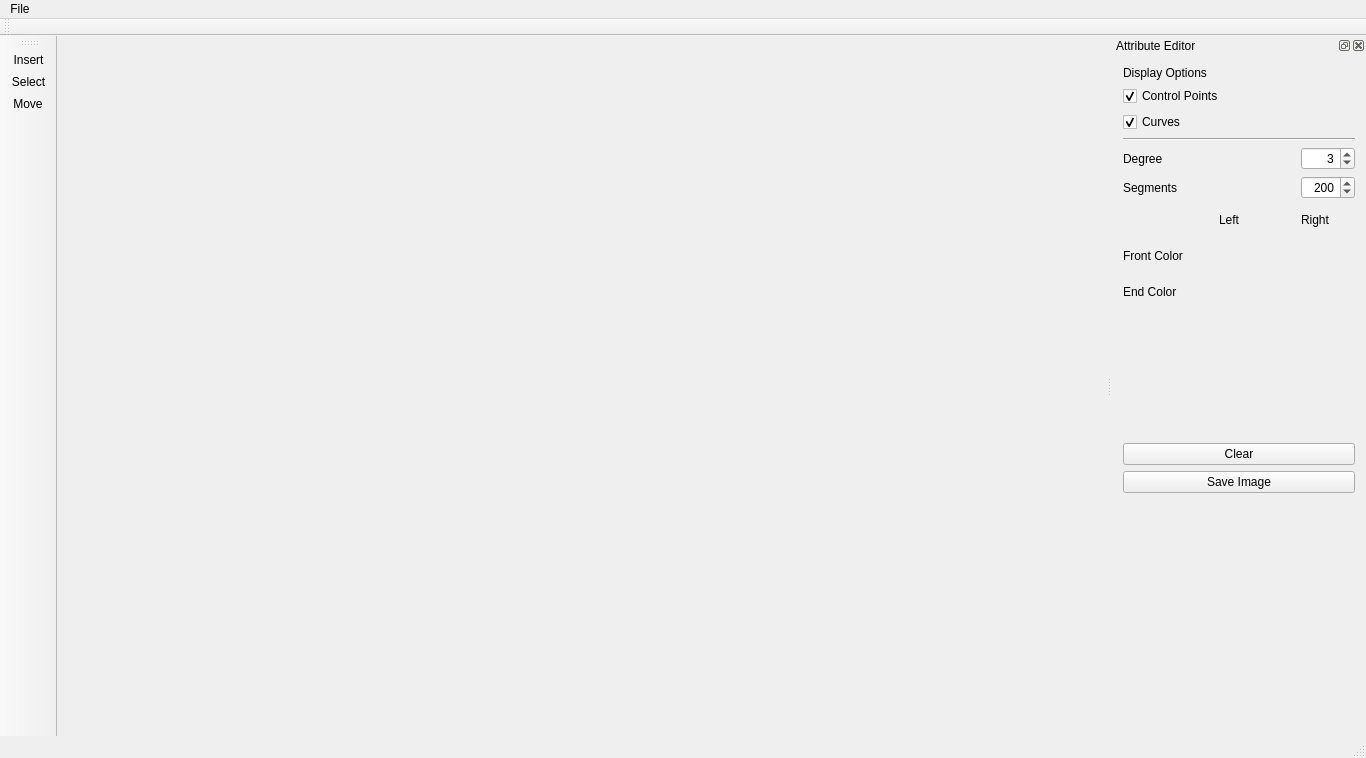
<?xml version="1.0" encoding="UTF-8"?>
<ui version="4.0">
 <class>MainWindowClass</class>
 <widget class="QMainWindow" name="MainWindowClass">
  <property name="geometry">
   <rect>
    <x>0</x>
    <y>0</y>
    <width>1366</width>
    <height>758</height>
   </rect>
  </property>
  <property name="windowTitle">
   <string>Curve Editor</string>
  </property>
  <property name="styleSheet">
   <string notr="true"/>
  </property>
  <widget class="QWidget" name="centralWidget">
   <layout class="QHBoxLayout" name="horizontalLayout">
    <item>
     <layout class="QVBoxLayout" name="ogl_layout"/>
    </item>
   </layout>
  </widget>
  <widget class="QMenuBar" name="menuBar">
   <property name="geometry">
    <rect>
     <x>0</x>
     <y>0</y>
     <width>1366</width>
     <height>21</height>
    </rect>
   </property>
   <widget class="QMenu" name="menuFile">
    <property name="title">
     <string>File</string>
    </property>
    <addaction name="actionNew"/>
    <addaction name="actionOpen"/>
    <addaction name="actionSave"/>
    <addaction name="actionExport"/>
    <addaction name="separator"/>
    <addaction name="actionExit"/>
   </widget>
   <addaction name="menuFile"/>
  </widget>
  <widget class="QToolBar" name="mainToolBar">
   <attribute name="toolBarArea">
    <enum>LeftToolBarArea</enum>
   </attribute>
   <attribute name="toolBarBreak">
    <bool>false</bool>
   </attribute>
   <addaction name="actionInsert"/>
   <addaction name="actionSelect"/>
   <addaction name="actionMove"/>
  </widget>
  <widget class="QStatusBar" name="statusBar"/>
  <widget class="QToolBar" name="toolBar">
   <property name="windowTitle">
    <string>toolBar</string>
   </property>
   <attribute name="toolBarArea">
    <enum>TopToolBarArea</enum>
   </attribute>
   <attribute name="toolBarBreak">
    <bool>false</bool>
   </attribute>
  </widget>
  <widget class="QDockWidget" name="attr_editor">
   <property name="windowTitle">
    <string>Attribute Editor</string>
   </property>
   <attribute name="dockWidgetArea">
    <number>2</number>
   </attribute>
   <widget class="QWidget" name="dockWidgetContents">
    <layout class="QVBoxLayout" name="verticalLayout">
     <item>
      <layout class="QVBoxLayout" name="verticalLayout_2">
       <item>
        <widget class="QLabel" name="label">
         <property name="text">
          <string>Display Options</string>
         </property>
        </widget>
       </item>
       <item>
        <widget class="QCheckBox" name="disp_ctrl_pts">
         <property name="text">
          <string>Control Points</string>
         </property>
         <property name="checked">
          <bool>true</bool>
         </property>
        </widget>
       </item>
       <item>
        <widget class="QCheckBox" name="disp_curves">
         <property name="text">
          <string>Curves</string>
         </property>
         <property name="checked">
          <bool>true</bool>
         </property>
        </widget>
       </item>
      </layout>
     </item>
     <item>
      <widget class="Line" name="line">
       <property name="orientation">
        <enum>Qt::Horizontal</enum>
       </property>
      </widget>
     </item>
     <item>
      <layout class="QGridLayout" name="gridLayout">
       <item row="1" column="2">
        <widget class="QSpinBox" name="seg_val">
         <property name="alignment">
          <set>Qt::AlignRight|Qt::AlignTrailing|Qt::AlignVCenter</set>
         </property>
         <property name="minimum">
          <number>1</number>
         </property>
         <property name="maximum">
          <number>9999</number>
         </property>
         <property name="singleStep">
          <number>20</number>
         </property>
         <property name="value">
          <number>200</number>
         </property>
        </widget>
       </item>
       <item row="1" column="0">
        <widget class="QLabel" name="seg_label">
         <property name="text">
          <string>Segments</string>
         </property>
        </widget>
       </item>
       <item row="0" column="0">
        <widget class="QLabel" name="degree_label">
         <property name="text">
          <string>Degree</string>
         </property>
        </widget>
       </item>
       <item row="0" column="2">
        <widget class="QSpinBox" name="degree_val">
         <property name="alignment">
          <set>Qt::AlignRight|Qt::AlignTrailing|Qt::AlignVCenter</set>
         </property>
         <property name="minimum">
          <number>1</number>
         </property>
         <property name="maximum">
          <number>8</number>
         </property>
         <property name="value">
          <number>3</number>
         </property>
        </widget>
       </item>
       <item row="0" column="1">
        <spacer name="degree_spacer">
         <property name="orientation">
          <enum>Qt::Horizontal</enum>
         </property>
         <property name="sizeHint" stdset="0">
          <size>
           <width>40</width>
           <height>20</height>
          </size>
         </property>
        </spacer>
       </item>
      </layout>
     </item>
     <item>
      <layout class="QGridLayout" name="color_grid">
       <item row="1" column="0">
        <widget class="QLabel" name="label_2">
         <property name="text">
          <string>Front Color</string>
         </property>
        </widget>
       </item>
       <item row="3" column="0">
        <spacer name="verticalSpacer_2">
         <property name="orientation">
          <enum>Qt::Vertical</enum>
         </property>
         <property name="sizeHint" stdset="0">
          <size>
           <width>20</width>
           <height>40</height>
          </size>
         </property>
        </spacer>
       </item>
       <item row="1" column="2" alignment="Qt::AlignHCenter|Qt::AlignVCenter">
        <widget class="QPushButton" name="fc_rt_color">
         <property name="minimumSize">
          <size>
           <width>30</width>
           <height>30</height>
          </size>
         </property>
         <property name="maximumSize">
          <size>
           <width>30</width>
           <height>30</height>
          </size>
         </property>
         <property name="autoFillBackground">
          <bool>true</bool>
         </property>
         <property name="text">
          <string/>
         </property>
         <property name="flat">
          <bool>true</bool>
         </property>
        </widget>
       </item>
       <item row="2" column="0">
        <widget class="QLabel" name="label_3">
         <property name="text">
          <string>End Color</string>
         </property>
        </widget>
       </item>
       <item row="0" column="2">
        <widget class="QLabel" name="label_5">
         <property name="minimumSize">
          <size>
           <width>80</width>
           <height>30</height>
          </size>
         </property>
         <property name="text">
          <string>Right</string>
         </property>
         <property name="alignment">
          <set>Qt::AlignCenter</set>
         </property>
        </widget>
       </item>
       <item row="0" column="1">
        <widget class="QLabel" name="label_4">
         <property name="minimumSize">
          <size>
           <width>80</width>
           <height>30</height>
          </size>
         </property>
         <property name="text">
          <string>Left</string>
         </property>
         <property name="alignment">
          <set>Qt::AlignCenter</set>
         </property>
        </widget>
       </item>
       <item row="1" column="1" alignment="Qt::AlignHCenter|Qt::AlignVCenter">
        <widget class="QPushButton" name="fc_lf_color">
         <property name="enabled">
          <bool>true</bool>
         </property>
         <property name="minimumSize">
          <size>
           <width>30</width>
           <height>30</height>
          </size>
         </property>
         <property name="maximumSize">
          <size>
           <width>30</width>
           <height>30</height>
          </size>
         </property>
         <property name="cursor">
          <cursorShape>ArrowCursor</cursorShape>
         </property>
         <property name="autoFillBackground">
          <bool>true</bool>
         </property>
         <property name="text">
          <string/>
         </property>
         <property name="checkable">
          <bool>false</bool>
         </property>
         <property name="autoRepeat">
          <bool>false</bool>
         </property>
         <property name="flat">
          <bool>true</bool>
         </property>
        </widget>
       </item>
       <item row="2" column="1" alignment="Qt::AlignHCenter|Qt::AlignVCenter">
        <widget class="QPushButton" name="ec_lf_color">
         <property name="minimumSize">
          <size>
           <width>30</width>
           <height>30</height>
          </size>
         </property>
         <property name="maximumSize">
          <size>
           <width>30</width>
           <height>30</height>
          </size>
         </property>
         <property name="autoFillBackground">
          <bool>true</bool>
         </property>
         <property name="text">
          <string/>
         </property>
         <property name="flat">
          <bool>true</bool>
         </property>
        </widget>
       </item>
       <item row="2" column="2" alignment="Qt::AlignHCenter|Qt::AlignVCenter">
        <widget class="QPushButton" name="ec_rt_color">
         <property name="minimumSize">
          <size>
           <width>30</width>
           <height>30</height>
          </size>
         </property>
         <property name="maximumSize">
          <size>
           <width>30</width>
           <height>30</height>
          </size>
         </property>
         <property name="autoFillBackground">
          <bool>true</bool>
         </property>
         <property name="text">
          <string/>
         </property>
         <property name="flat">
          <bool>true</bool>
         </property>
        </widget>
       </item>
      </layout>
     </item>
     <item>
      <layout class="QGridLayout" name="gridLayout_2">
       <item row="0" column="0">
        <widget class="QPushButton" name="clear_button">
         <property name="text">
          <string>Clear</string>
         </property>
        </widget>
       </item>
       <item row="1" column="0">
        <widget class="QPushButton" name="saveImg_button">
         <property name="text">
          <string>Save Image</string>
         </property>
        </widget>
       </item>
      </layout>
     </item>
     <item>
      <layout class="QVBoxLayout" name="verticalLayout_4">
       <item>
        <spacer name="horizontalSpacer">
         <property name="orientation">
          <enum>Qt::Horizontal</enum>
         </property>
         <property name="sizeHint" stdset="0">
          <size>
           <width>40</width>
           <height>20</height>
          </size>
         </property>
        </spacer>
       </item>
       <item>
        <spacer name="verticalSpacer">
         <property name="orientation">
          <enum>Qt::Vertical</enum>
         </property>
         <property name="sizeHint" stdset="0">
          <size>
           <width>205</width>
           <height>108</height>
          </size>
         </property>
        </spacer>
       </item>
      </layout>
     </item>
    </layout>
   </widget>
  </widget>
  <action name="actionNew">
   <property name="text">
    <string>New</string>
   </property>
   <property name="shortcut">
    <string>Ctrl+N</string>
   </property>
  </action>
  <action name="actionOpen">
   <property name="text">
    <string>Open</string>
   </property>
   <property name="shortcut">
    <string>Ctrl+O</string>
   </property>
  </action>
  <action name="actionExit">
   <property name="text">
    <string>Exit</string>
   </property>
   <property name="shortcut">
    <string>Ctrl+Q</string>
   </property>
  </action>
  <action name="actionSave">
   <property name="text">
    <string>Save</string>
   </property>
   <property name="shortcut">
    <string>Ctrl+S</string>
   </property>
  </action>
  <action name="actionSelect">
   <property name="icon">
    <iconset resource="MainWindow.qrc">
     <normaloff>:/icons/selectmodel.png</normaloff>:/icons/selectmodel.png</iconset>
   </property>
   <property name="text">
    <string>Select</string>
   </property>
  </action>
  <action name="actionMove">
   <property name="icon">
    <iconset resource="MainWindow.qrc">
     <normaloff>:/icons/move_M.png</normaloff>:/icons/move_M.png</iconset>
   </property>
   <property name="text">
    <string>Move</string>
   </property>
  </action>
  <action name="actionInsert">
   <property name="icon">
    <iconset resource="MainWindow.qrc">
     <normaloff>:/icons/curve.png</normaloff>:/icons/curve.png</iconset>
   </property>
   <property name="text">
    <string>Insert</string>
   </property>
  </action>
  <action name="actionExport">
   <property name="text">
    <string>Export</string>
   </property>
   <property name="toolTip">
    <string>Export</string>
   </property>
   <property name="shortcut">
    <string>Ctrl+E</string>
   </property>
  </action>
 </widget>
 <layoutdefault spacing="6" margin="11"/>
 <resources>
  <include location="MainWindow.qrc"/>
 </resources>
 <connections>
  <connection>
   <sender>actionExit</sender>
   <signal>triggered()</signal>
   <receiver>MainWindowClass</receiver>
   <slot>close()</slot>
   <hints>
    <hint type="sourcelabel">
     <x>-1</x>
     <y>-1</y>
    </hint>
    <hint type="destinationlabel">
     <x>365</x>
     <y>213</y>
    </hint>
   </hints>
  </connection>
 </connections>
</ui>
